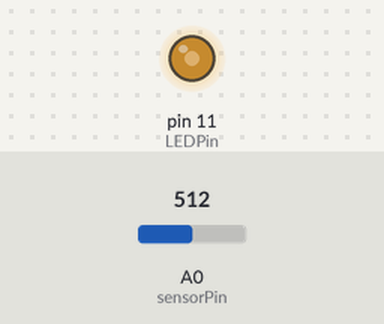
Bench run of a sketch on a simulated Arduino Uno, built with avr-gcc and run on an emulated ATmega328P. Parts: output pins drawn as LEDs (lit = HIGH). Inputs (shaded band) come from the test bench; at power-on: A0 (sensorPin) = 512.

Above: at 1.2 s.
1.3 s: A0 (sensorPin) set to 716
At 2.1 s:
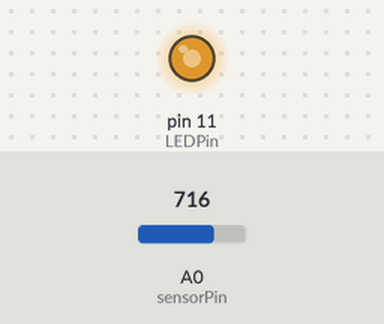
2.8 s: A0 (sensorPin) set to 900
At 3.2 s:
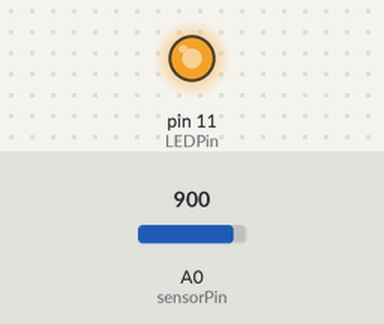
4.3 s: A0 (sensorPin) set to 122
At 5.5 s:
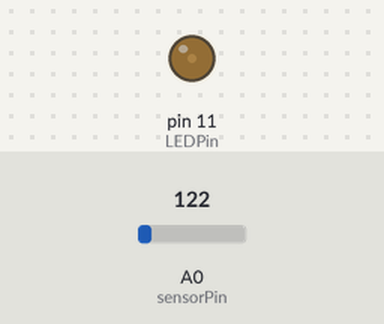
5.8 s: A0 (sensorPin) set to 0
At 6.7 s:
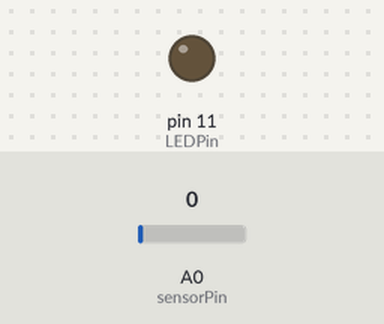
Timing chart, 0 to 8.3 s (numbered marks = the images above; inputs shaded):
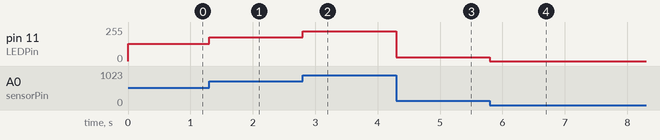

Measured:
- after the input at 1.3 s, pin 11 (LEDPin): 128/255 → 179/255 at once
- after the input at 2.8 s, pin 11 (LEDPin): 179/255 → 225/255 at once
- after the input at 4.3 s, pin 11 (LEDPin): 225/255 → 30/255 at once
- after the input at 5.8 s, pin 11 (LEDPin): 30/255 → 0/255 at once

The sketch:

VoltageLED.ino
```cpp
/*
  Change voltage using potentiometer.
  Change LED brightness according to voltage.
*/

const short sensorPin = A0;
const short LEDPin = 11;

int sensorValue = 0;
int LEDValue = 0;

// Convert value received from potentiometer to range supported by LED
// Potentiometer range: 0 - 1023
// LED range: 0 - 255
int convert(int sensorValue)
{
  return sensorValue / 4;
}

void setup() {
}

void loop() {
  sensorValue = analogRead(sensorPin);
  LEDValue = convert(sensorValue);
  // When LEDValue is 0 - the LED is off.
  // When LEDValue is 255 - LED has full brightness.
  analogWrite(LEDPin, LEDValue);
}
```
